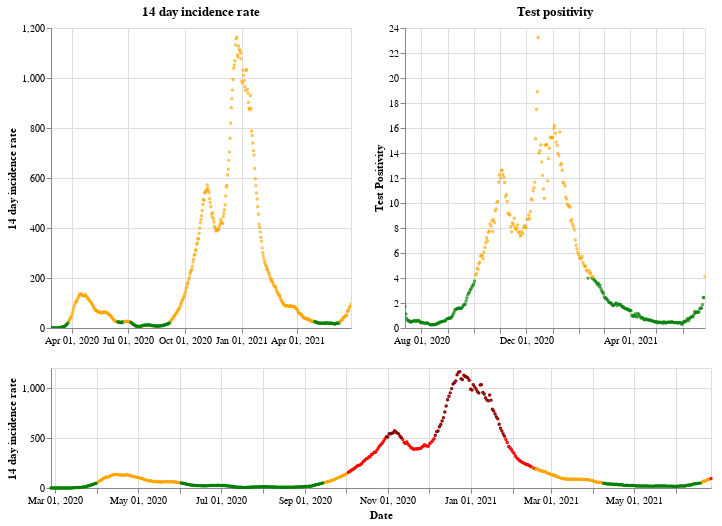

Source (notebook cell):
### Markdown cell above
## Wales

### Code cell
plot_traffic_light('Wales')

### Figure 1 — Vega-Lite specification as saved in the notebook (floating-point values rounded to 4 significant figures; data arrays with more than 128 entries replaced by an {"elided": "..."} marker saying what was removed)
{"config": {"view": {"continuousWidth": 400, "continuousHeight": 300}}, "vconcat": [{"hconcat": [{"mark": {"type": "point", "size": 2}, "encoding": {"color": {"condition": {"value": "green", "test": "(datum.twoWeeklyCasesRate <= 25)"}, "value": "orange"}, "tooltip": [{"type": "nominal", "field": "areaName"}, {"type": "temporal", "field": "date"}, {"type": "quantitative", "field": "twoWeeklyCasesRate"}, {"type": "quantitative", "field": "testPositivity"}], "x": {"type": "temporal", "axis": {"title": ""}, "field": "date", "scale": {"domain": {"selection": "DateBrush"}}, "timeUnit": "yearmonthdate"}, "y": {"type": "quantitative", "axis": {"title": "14 day incidence rate"}, "field": "twoWeeklyCasesRate"}}, "title": "14 day incidence rate", "width": 300}, {"mark": {"type": "point", "size": 2}, "encoding": {"color": {"condition": {"value": "green", "test": "(datum.testPositivity <= 4)"}, "value": "orange"}, "tooltip": [{"type": "nominal", "field": "areaName"}, {"type": "temporal", "field": "date"}, {"type": "quantitative", "field": "twoWeeklyCasesRate"}, {"type": "quantitative", "field": "testPositivity"}], "x": {"type": "temporal", "axis": {"title": ""}, "field": "date", "scale": {"domain": {"selection": "DateBrush"}}, "timeUnit": "yearmonthdate"}, "y": {"type": "quantitative", "axis": {"title": "Test Positivity"}, "field": "testPositivity"}}, "title": "Test positivity", "width": 300}]}, {"layer": [{"mark": {"type": "point", "size": 2}, "encoding": {"color": {"condition": {"value": "orange", "test": "(((datum.testPositivity < 4) && (datum.twoWeeklyCasesRate >= 50)) && (datum.twoWeeklyCasesRate < 200))"}, "value": "red"}, "opacity": {"condition": {"value": 1, "test": "((datum.twoWeeklyCasesRate >= 50) && (datum.twoWeeklyCasesRate < 500))"}, "value": 0}, "tooltip": [{"type": "nominal", "field": "areaName"}, {"type": "temporal", "field": "date"}, {"type": "quantitative", "field": "twoWeeklyCasesRate"}, {"type": "quantitative", "field": "testPositivity"}], "x": {"type": "temporal", "axis": {"title": "Date"}, "field": "date", "timeUnit": "yearmonthdate"}, "y": {"type": "quantitative", "axis": {"title": "14 day incidence rate"}, "field": "twoWeeklyCasesRate"}}, "selection": {"DateBrush": {"type": "interval", "encodings": ["x"], "fields": ["Time"]}}}, {"mark": {"type": "point", "size": 2}, "encoding": {"color": {"value": "darkred"}, "opacity": {"condition": {"value": 1, "test": "(datum.twoWeeklyCasesRate >= 500)"}, "value": 0}, "tooltip": [{"type": "nominal", "field": "areaName"}, {"type": "temporal", "field": "date"}, {"type": "quantitative", "field": "twoWeeklyCasesRate"}, {"type": "quantitative", "field": "testPositivity"}], "x": {"type": "temporal", "axis": {"title": "Date"}, "field": "date", "timeUnit": "yearmonthdate"}, "y": {"type": "quantitative", "axis": {"title": "14 day incidence rate"}, "field": "twoWeeklyCasesRate"}}}, {"mark": {"type": "point", "size": 2}, "encoding": {"color": {"condition": {"value": "green", "test": "((datum.testPositivity < 4) && (datum.twoWeeklyCasesRate < 50))"}, "value": "orange"}, "opacity": {"condition": {"value": 1, "test": "(datum.twoWeeklyCasesRate < 50)"}, "value": 0}, "tooltip": [{"type": "nominal", "field": "areaName"}, {"type": "temporal", "field": "date"}, {"type": "quantitative", "field": "twoWeeklyCasesRate"}, {"type": "quantitative", "field": "testPositivity"}], "x": {"type": "temporal", "axis": {"title": "Date"}, "field": "date", "timeUnit": "yearmonthdate"}, "y": {"type": "quantitative", "axis": {"title": "14 day incidence rate"}, "field": "twoWeeklyCasesRate"}}}], "height": 120, "width": 660}], "data": {"name": "data-89b154285328c242e2b9aafdbb04d8fb"}, "$schema": "https://vega.github.io/schema/vega-lite/v4.8.1.json", "datasets": {"data-89b154285328c242e2b9aafdbb04d8fb": {"elided": "487 records"}}}
